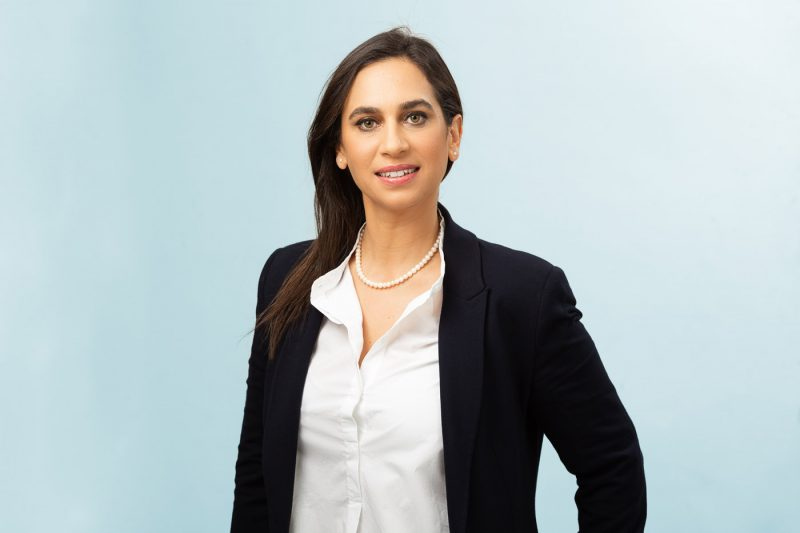
#> input picture Image_database/4.jpg, 800 x 533 px, found by its file name
$ python g.py
#> lines starting #> are read from the running program, lines starting #| are printed output that depends on the picture; after the words box and inside, x2 and y2 are one past the last pixel; in counts of white or black regions, pixels touching at a corner belong together
import cv2

# Load the image
image = cv2.imread("C:\\Users\\User\\Desktop\\Image database-project\\4.jpg")
#> image is the input picture: shape (533, 800, 3); mean B, G, R 188.6, 187, 176

# Convert the image to grayscale
gray = cv2.cvtColor(image, cv2.COLOR_BGR2GRAY)
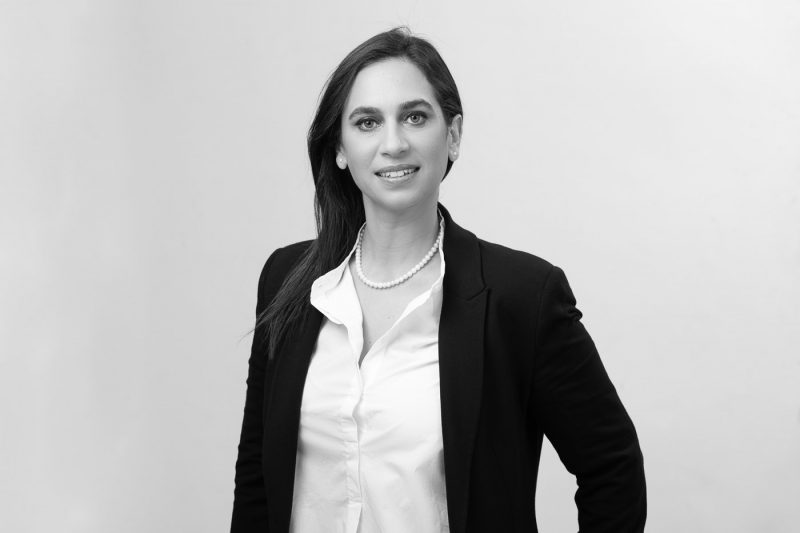
#> gray: shape (533, 800); min 0, max 255, mean 183.8

# Use a Haar cascade classifier to detect faces
face_cascade = cv2.CascadeClassifier("C:\\Users\\User\\anaconda3\\pkgs\\opencv-4.5.5-py310h1e0e658_2\\Library\\etc\\haarcascades\\haarcascade_frontalface_default.xml")
faces = face_cascade.detectMultiScale(gray, scaleFactor=1.1, minNeighbors=5)
#> faces = [[326, 67, 134, 134]]

# Iterate over the faces and draw a rectangle around each one
for (x, y, w, h) in faces:
    cv2.rectangle(image, (x, y), (x+w, y+h), (255, 0, 0), 2)
#> this loop made 1 pass
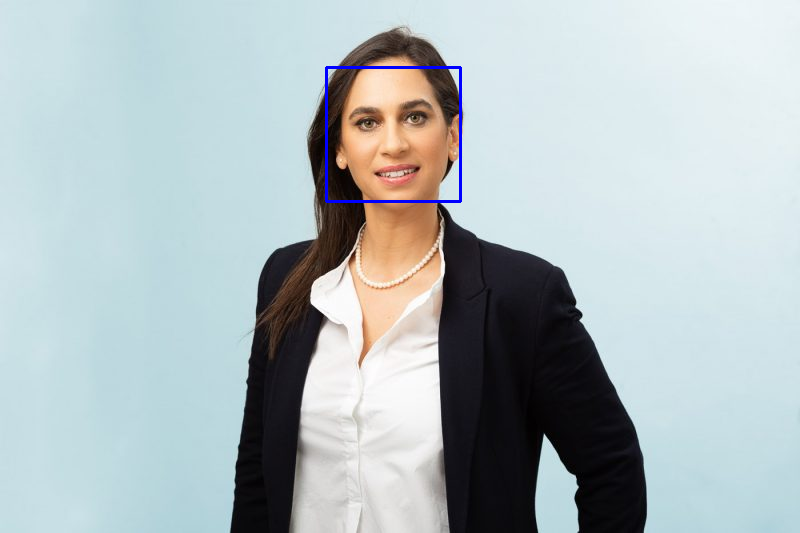
#> image: shape (533, 800, 3); 0.38% of pixels changed, all inside (x1, y1, x2, y2) = (325, 66, 462, 203)

# Save the image with the rectangles
cv2.imwrite("image_with_rectangles.jpg", image)

$ run again, with Image_database/0.jpg copied over Image_database/4.jpg
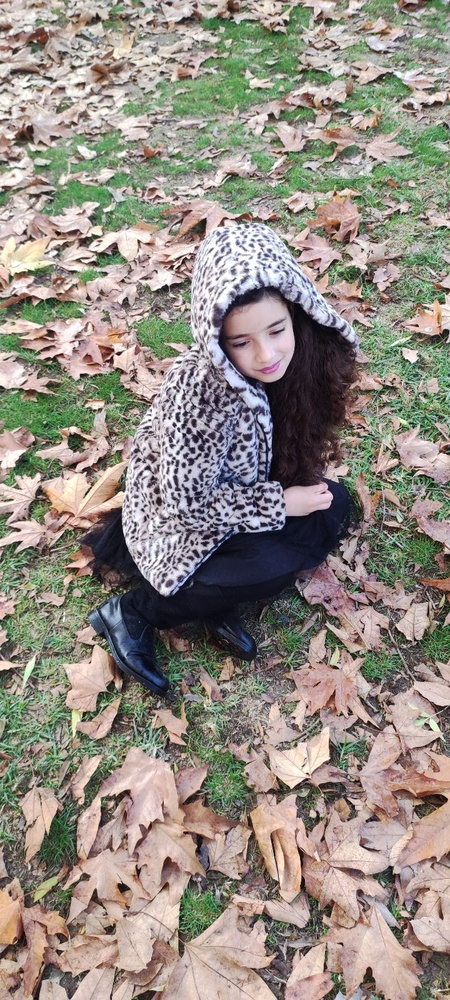
#> input picture Image_database/0.jpg, 450 x 1000 px, shrunk from 720 x 1600 before the run, found by its file name
#> image is the input picture: shape (1000, 450, 3); mean B, G, R 131, 139.9, 147.3
#> `gray = cv2.cvtColor(image, cv2.COLOR_BGR2GRAY)`:
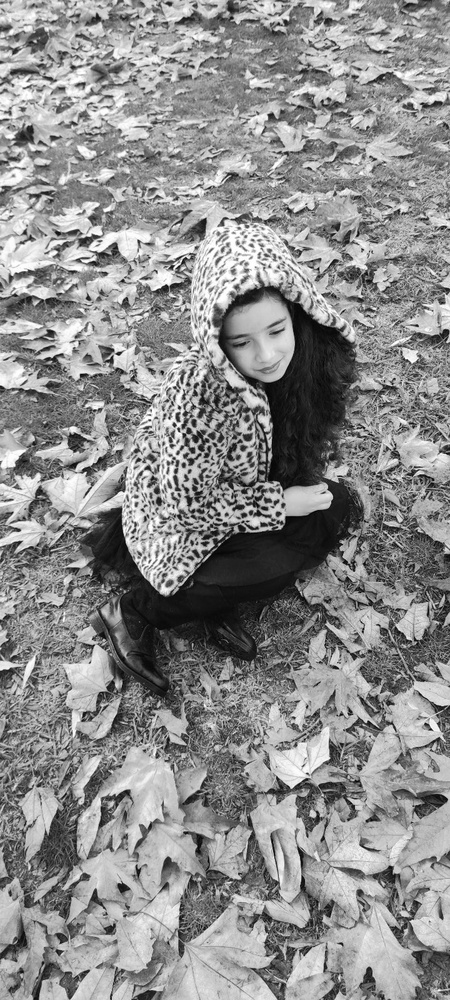
#> gray: shape (1000, 450); min 0, max 255, mean 141.1
#> faces = [[226, 392, 53, 53], [219, 304, 86, 86]]
#> the loop `for (x, y, w, h) in faces:` made 2 passes
#> after the loop `for (x, y, w, h) in faces:`:
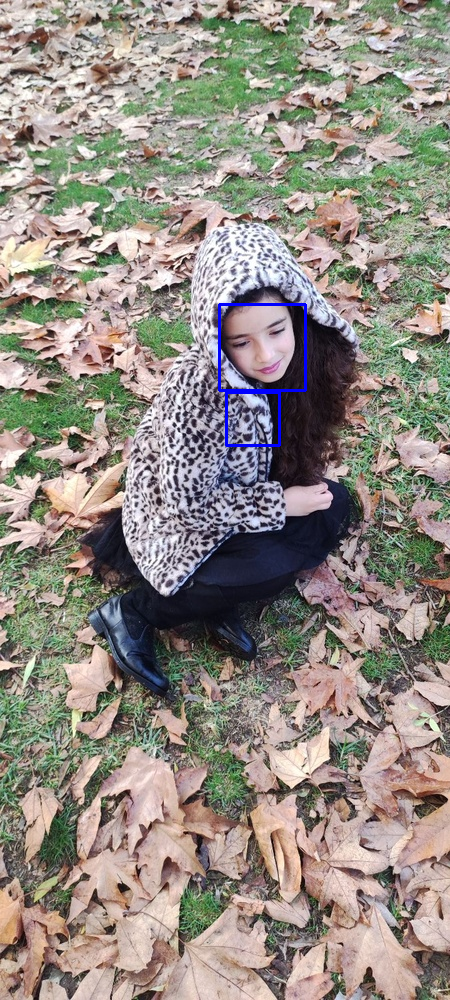
#> image: shape (1000, 450, 3); 0.36% of pixels changed, all inside (x1, y1, x2, y2) = (218, 303, 307, 447)

$ run again, with Image_database/1.jpg copied over Image_database/4.jpg
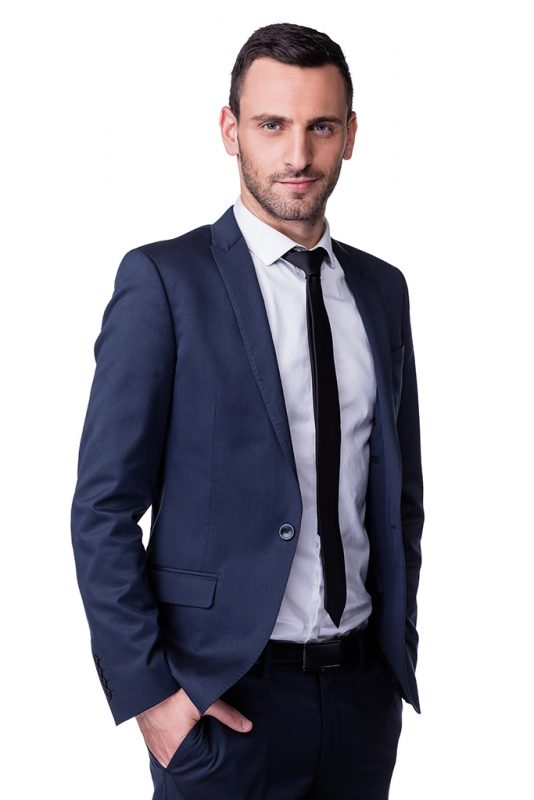
#> input picture Image_database/1.jpg, 534 x 800 px, found by its file name
#> image is the input picture: shape (800, 534, 3); mean B, G, R 174, 165.7, 167.2
#> `gray = cv2.cvtColor(image, cv2.COLOR_BGR2GRAY)`:
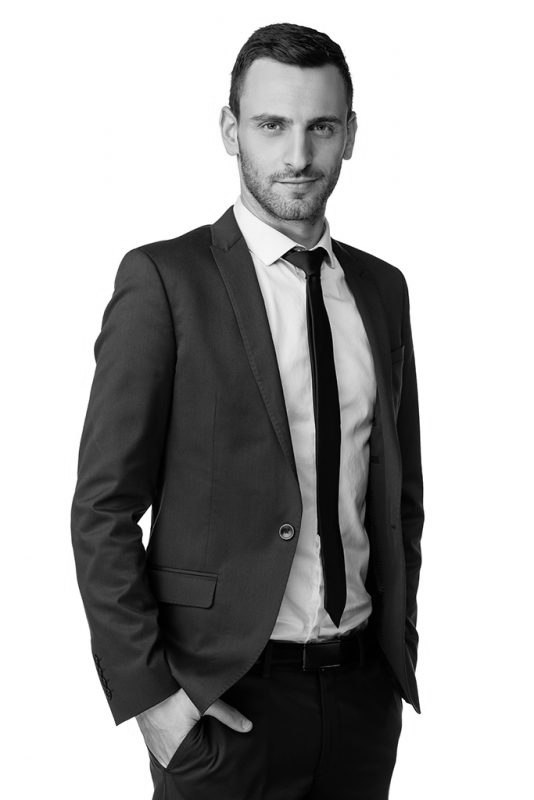
#> gray: shape (800, 534); min 0, max 255, mean 167.1
#> faces = [[225, 72, 143, 143]]
#> the loop `for (x, y, w, h) in faces:` made 1 pass
#> after the loop `for (x, y, w, h) in faces:`:
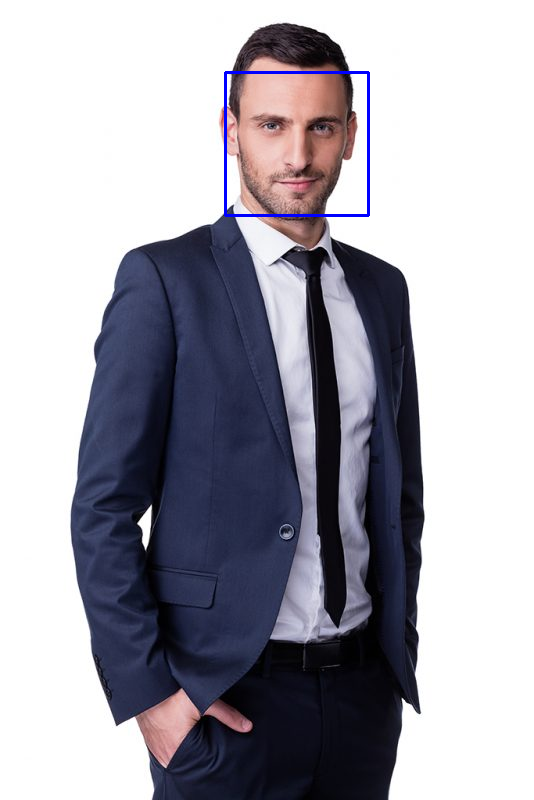
#> image: shape (800, 534, 3); 0.4% of pixels changed, all inside (x1, y1, x2, y2) = (224, 71, 370, 217)

$ run again, with Image_database/10.jpg copied over Image_database/4.jpg
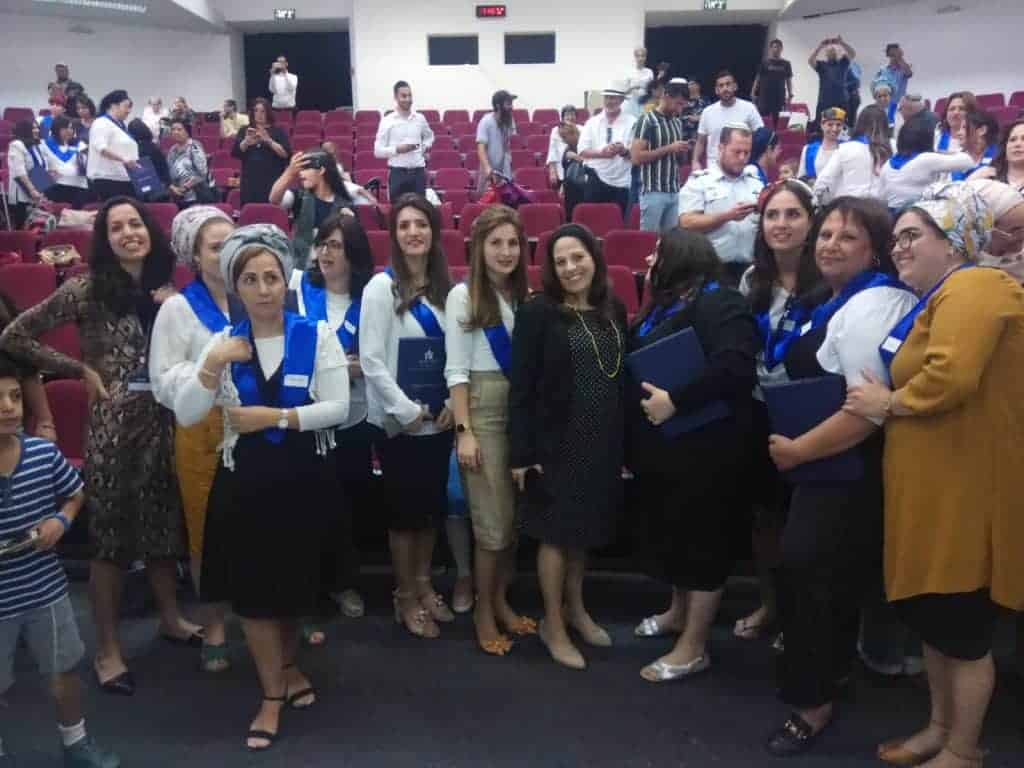
#> input picture Image_database/10.jpg, 1024 x 768 px, found by its file name
#> image is the input picture: shape (768, 1024, 3); mean B, G, R 83.5, 77.3, 84.2
#> `gray = cv2.cvtColor(image, cv2.COLOR_BGR2GRAY)`:
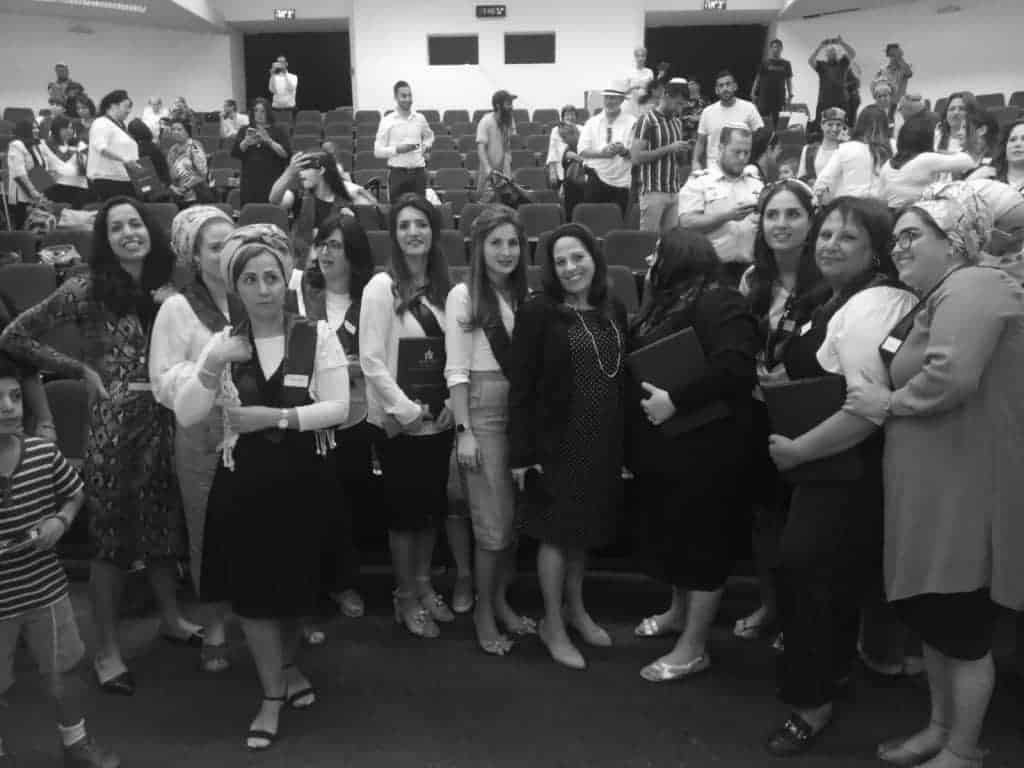
#> gray: shape (768, 1024); min 1, max 255, mean 80.1
#> faces = [[713, 75, 26, 26], [943, 98, 28, 28], [475, 517, 30, 30], [478, 224, 52, 52], [754, 193, 58, 58], [387, 205, 52, 52], [99, 203, 56, 56], [806, 215, 58, 58], [878, 214, 59, 59], [545, 239, 53, 53], [173, 434, 52, 52], [231, 256, 60, 60]]
#> the loop `for (x, y, w, h) in faces:` made 12 passes
#> after the loop `for (x, y, w, h) in faces:`:
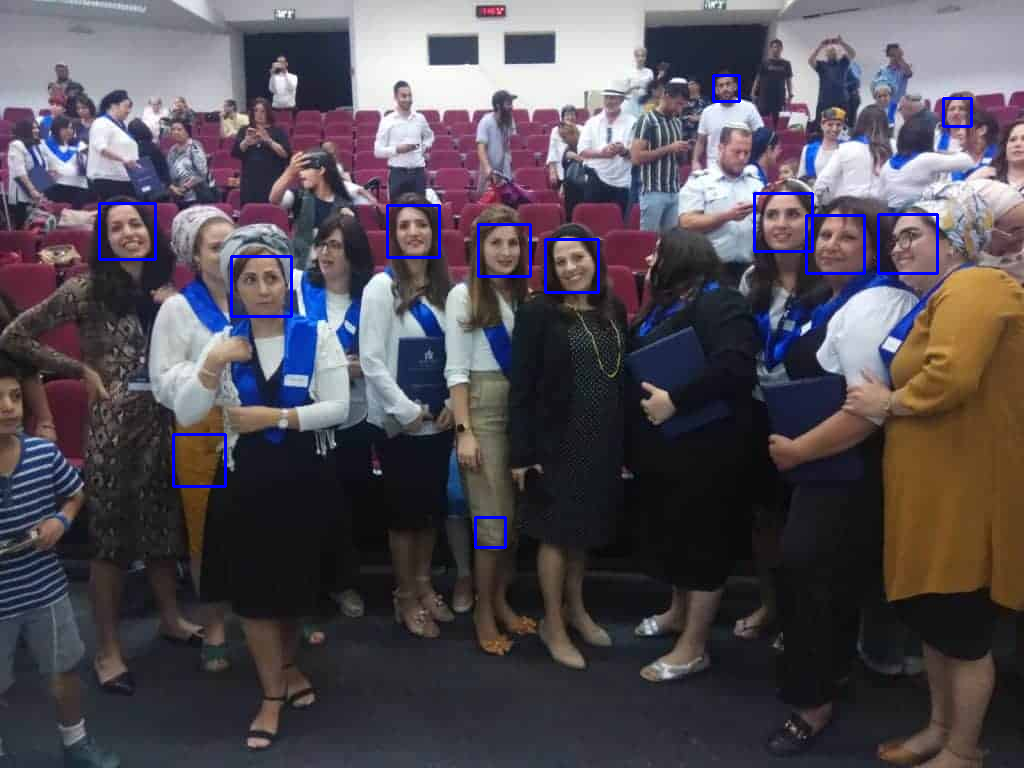
#> image: shape (768, 1024, 3); 0.88% of pixels changed, all inside (x1, y1, x2, y2) = (98, 74, 973, 549)
